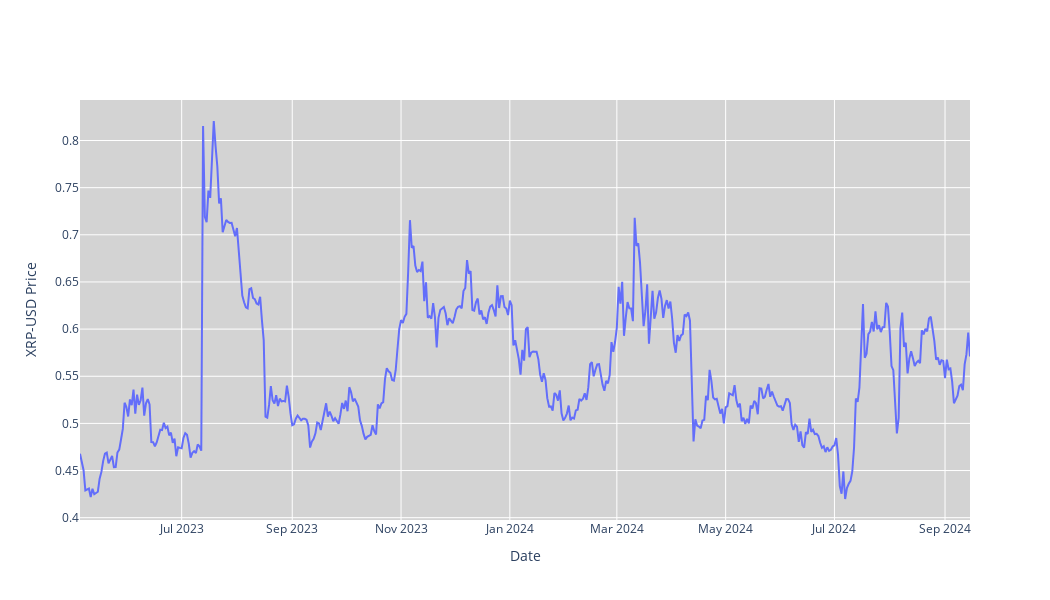

Notebook code for this chart:
### Code cell
#Price chart
fig = go.Figure(data=[go.Scatter(x=stock_data.index, y=stock_data['Adj Close'], mode='lines', name='Adj Close')])
fig.update_layout(
    xaxis_rangeslider_visible=False,
    yaxis_title=f'{ticker} Price',
    xaxis_title='Date',
    plot_bgcolor='lightgrey',
    width=1050,
    height=600
)
fig.show()
fig.write_image('./images/Price.png')

### Figure 1 — Plotly figure (JSON) as saved in the notebook; plotly's stock layout.template omitted (floating-point values rounded to 4 significant figures; data arrays with more than 128 entries replaced by an {"elided": "..."} marker saying what was removed)
{"data": [{"mode": "lines", "name": "Adj Close", "type": "scatter", "x": {"elided": "500 str values"}, "y": {"elided": "500 float values"}}], "layout": {"height": 600, "plot_bgcolor": "lightgrey", "width": 1050, "xaxis": {"rangeslider": {"visible": false}, "title": {"text": "Date"}}, "yaxis": {"title": {"text": "XRP-USD Price"}}}}
